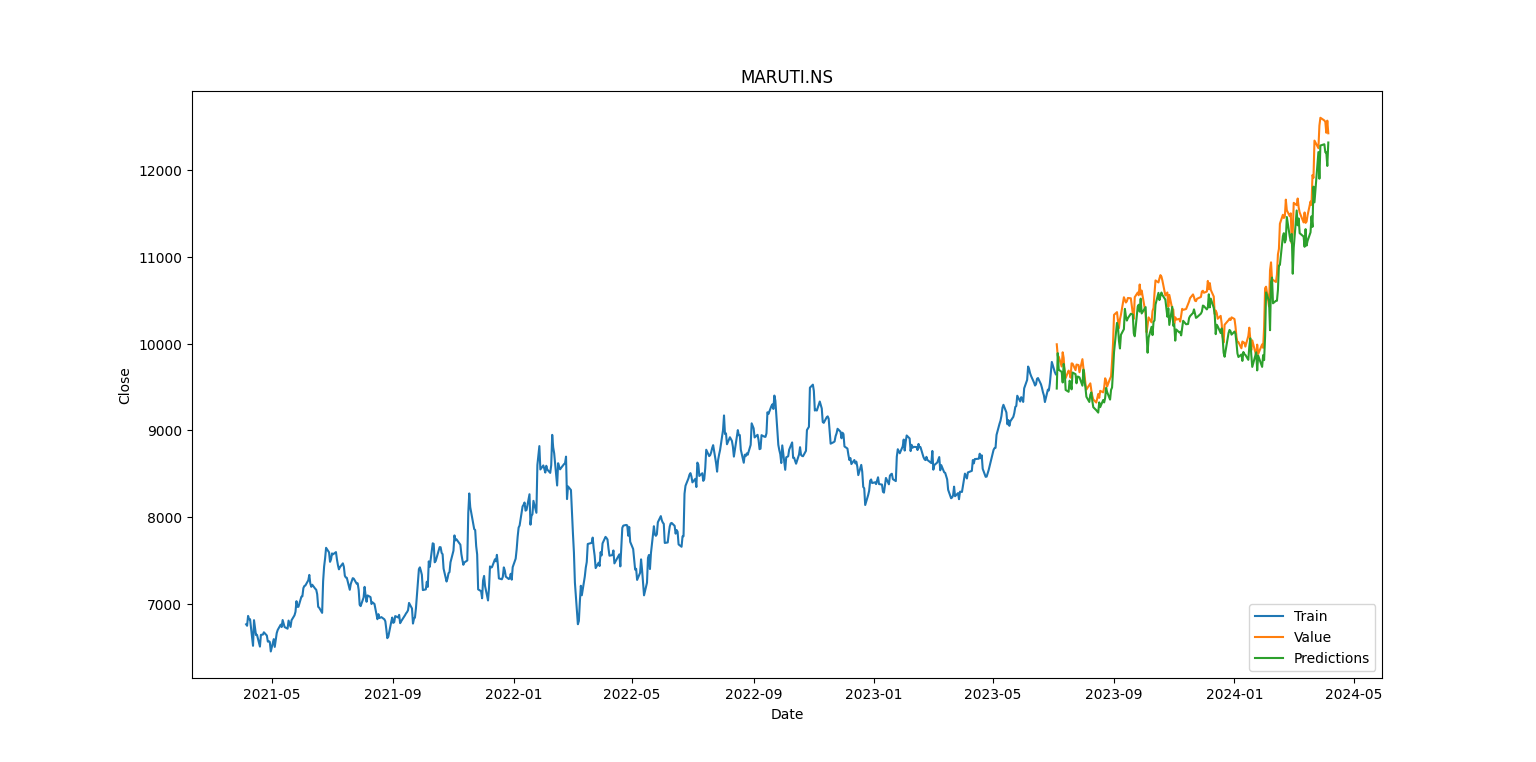

Source code (Python):
import numpy as np
import pandas as pd
import matplotlib.pyplot as plt
import seaborn as sns
import yfinance as yf
from datetime import datetime
import math
from keras.layers import Dense, LSTM
from keras.models import Sequential
from sklearn.preprocessing import MinMaxScaler
import plotly.express as px
import plotly.graph_objs as go
import plotly.io as pio
import requests
from bs4 import BeautifulSoup
from textblob import TextBlob
import warnings
warnings.filterwarnings('ignore')

name = "MARUTI.NS"
stock=yf.download(name,period="3y",actions=True)

sns.lineplot(data=stock,x="Date",y="Close")

data=stock.filter(['Close'])
dataset=data.values
training_data_len=math.ceil(len(dataset)*0.75)

scaler=MinMaxScaler(feature_range=(0,1))
scaled_data=scaler.fit_transform(dataset)

train_data=scaled_data[0:training_data_len,:]
x_train=[]
y_train=[]
for i in range(60,len(train_data)):
    x_train.append(train_data[i-60:i,0])
    y_train.append(train_data[i,0])

x_train,y_train=np.array(x_train),np.array(y_train)
x_train=np.reshape(x_train,(x_train.shape[0],x_train.shape[1],1))

model=Sequential()
model.add(LSTM(50,return_sequences=True, input_shape= (x_train.shape[1],1)))
model.add(LSTM(50,return_sequences=False))
model.add(Dense(25))
model.add(Dense(1))

model.compile(optimizer='adam',loss='mean_squared_error')

model.fit(x_train,y_train,epochs=8,batch_size=1)

test_data=scaled_data[training_data_len-60:,:]
x_test=[]
y_test=dataset[training_data_len:,:]
for i in range(60,len(test_data)):
    x_test.append(test_data[i-60:i,0])

x_test=np.array(x_test)
x_test=np.reshape(x_test,(x_test.shape[0],x_test.shape[1],1))

predictions=model.predict(x_test)
predictions=scaler.inverse_transform(predictions)

rmse= np.sqrt(((predictions - y_test) ** 2).mean())
print(rmse)

closes=[]
closes.extend(data['Close'])
average_close = sum(closes) / len(closes)
#print(average_close)
average_deviation=rmse/average_close*100
print(average_deviation)

train = data.iloc[:training_data_len]
valid = data.iloc[training_data_len:]
valid['Predictions'] = predictions

plt.figure(figsize=(16,8))
plt.title(name)
plt.xlabel('Date')
plt.ylabel('Close')
plt.plot(train['Close'])
plt.plot(valid[['Close','Predictions']])
plt.legend(['Train','Value','Predictions'], loc='lower right')
plt.show()

trace_train = go.Scatter(x=train.index, y=train['Close'], mode='lines', name='Train')
trace_valid = go.Scatter(x=valid.index, y=valid['Close'], mode='lines', name='Value')
trace_predictions = go.Scatter(x=valid.index, y=valid['Predictions'], mode='lines', name='Predictions')

# Define layout
layout = go.Layout(title='Model', xaxis=dict(title='Date'), yaxis=dict(title='Close'), legend=dict(x=0, y=1))

# Create figure
fig = go.Figure(data=[trace_train, trace_valid, trace_predictions], layout=layout)
pio.show(fig)
